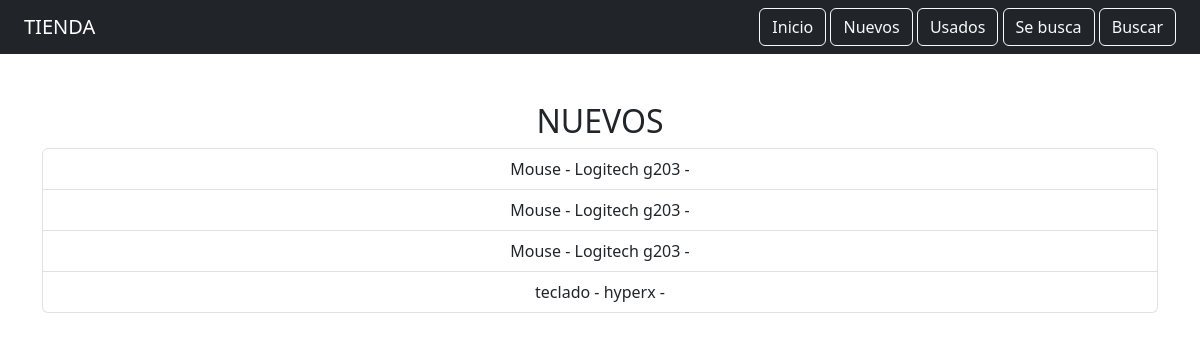
The page /lista-nuevos/ on the database its author committed.
### app/models.py (models this page shows)
class PerifericosNuevos(models.Model):
    tipo = models.CharField(max_length=50)
    modelo = models.CharField(max_length=100)

### app/views.py (the view)
# urls.py: path('lista-nuevos/', lista_nuevos),
def lista_nuevos(request):
    datos = PerifericosNuevos.objects.all()
    return render(request, "app/lista.html", {"datos": datos, "titulo": "NUEVOS"})

### templates/app/lista.html
{% extends "app/base.html" %}
{% block contenido %}
<h2>{{ titulo }}</h2>
<ul class="list-group">
    {% for d in datos %}
        <li class="list-group-item">
            {{ d.tipo }} - {{ d.modelo }} - {{ d.antiguedad }}
        </li>
    {% endfor %}
</ul>
{% endblock %}

### rows shown on the page
PerifericosNuevos: tipo "Mouse", modelo "Logitech g203"
PerifericosNuevos: tipo "Mouse", modelo "Logitech g203"
PerifericosNuevos: tipo "Mouse", modelo "Logitech g203"
PerifericosNuevos: tipo "teclado", modelo "hyperx"

### other values the page prints
{{ titulo }} "NUEVOS"
